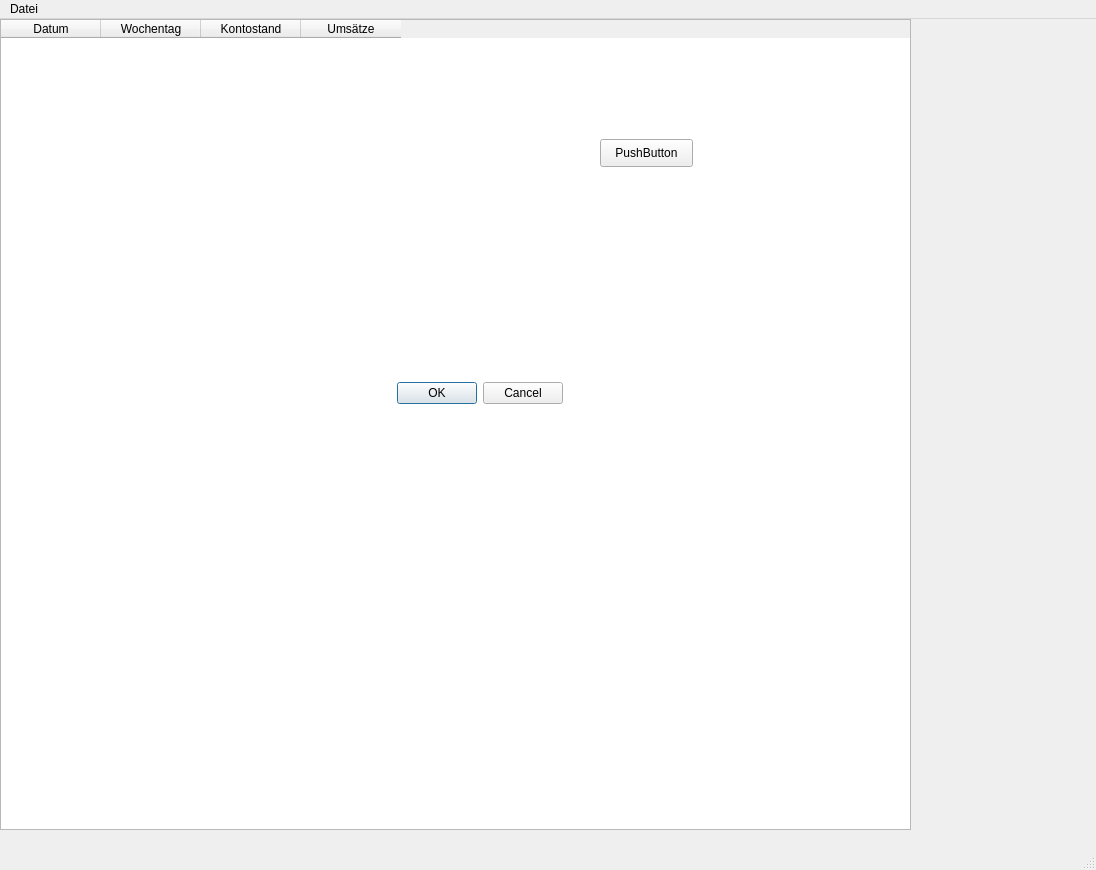
<?xml version="1.0" encoding="UTF-8"?>
<ui version="4.0">
 <class>MainWindow</class>
 <widget class="QMainWindow" name="MainWindow">
  <property name="geometry">
   <rect>
    <x>0</x>
    <y>0</y>
    <width>1096</width>
    <height>870</height>
   </rect>
  </property>
  <property name="windowTitle">
   <string>MainWindow</string>
  </property>
  <widget class="QWidget" name="centralwidget">
   <widget class="QTableWidget" name="QTableFinanceOverview">
    <property name="geometry">
     <rect>
      <x>0</x>
      <y>0</y>
      <width>911</width>
      <height>811</height>
     </rect>
    </property>
    <property name="acceptDrops">
     <bool>false</bool>
    </property>
    <property name="layoutDirection">
     <enum>Qt::LeftToRight</enum>
    </property>
    <property name="alternatingRowColors">
     <bool>true</bool>
    </property>
    <property name="selectionBehavior">
     <enum>QAbstractItemView::SelectItems</enum>
    </property>
    <property name="sortingEnabled">
     <bool>true</bool>
    </property>
    <column>
     <property name="text">
      <string>Datum</string>
     </property>
    </column>
    <column>
     <property name="text">
      <string>Wochentag</string>
     </property>
    </column>
    <column>
     <property name="text">
      <string>Kontostand</string>
     </property>
    </column>
    <column>
     <property name="text">
      <string>Umsätze</string>
     </property>
    </column>
   </widget>
   <widget class="QPushButton" name="pushButton">
    <property name="geometry">
     <rect>
      <x>600</x>
      <y>120</y>
      <width>93</width>
      <height>28</height>
     </rect>
    </property>
    <property name="text">
     <string>PushButton</string>
    </property>
   </widget>
   <widget class="QDialogButtonBox" name="buttonBox">
    <property name="geometry">
     <rect>
      <x>370</x>
      <y>360</y>
      <width>193</width>
      <height>28</height>
     </rect>
    </property>
    <property name="standardButtons">
     <set>QDialogButtonBox::Cancel|QDialogButtonBox::Ok</set>
    </property>
   </widget>
  </widget>
  <widget class="QMenuBar" name="menubar">
   <property name="geometry">
    <rect>
     <x>0</x>
     <y>0</y>
     <width>1096</width>
     <height>26</height>
    </rect>
   </property>
   <widget class="QMenu" name="menuDatei">
    <property name="title">
     <string>Datei</string>
    </property>
    <addaction name="actionBeenden"/>
   </widget>
   <addaction name="menuDatei"/>
  </widget>
  <widget class="QStatusBar" name="statusbar"/>
  <action name="actionBeenden">
   <property name="text">
    <string>Beenden</string>
   </property>
  </action>
 </widget>
 <resources/>
 <connections/>
</ui>
